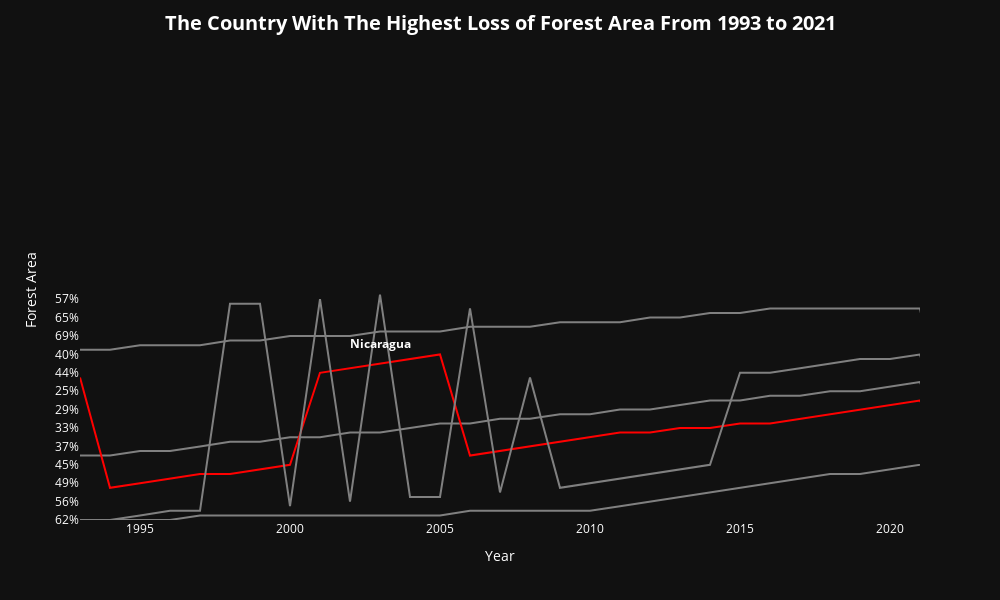

Notebook code for this chart:
### Code cell
# Sort the melted DataFrame by 'Year' and 'Country Name'
table_melted = table_melted.sort_values(by=['Year', 'Country Name'])

# Create the plot
fig = px.line(table_melted, 
              x='Year', 
              y='Forest_Area', 
              color='Country Name',
              labels={'Forest_Area': 'Forest Area'},
              line_shape='linear',
              width=1000, height=600)

# Gray out all lines
fig.update_traces(line=dict(color='gray'))

# Find Country with the highest total loss of Forest Area from 1993 to 2021
highest_loss_country = table_melted.loc[table_melted['Total Forest Area Lost (1993 - 2021)'].idxmin()]['Country Name']

# Add annotations to the country with the highest Forest loss
anno_data = table_melted[table_melted['Country Name'] == highest_loss_country].iloc[10]
fig.add_annotation(x=anno_data['Year'], y=anno_data['Forest_Area'],
                   text=f"<b>{highest_loss_country}<b>",
                   showarrow=False, yshift=20)

last_data_point = table_melted[(table_melted['Country Name'] == highest_loss_country) & (table_melted['Year'] == table_melted['Year'].max())]
fig.add_annotation(x=last_data_point['Year'].values[0], y=last_data_point['Forest_Area'].values[0],
                   text=f"<b>Total % Lost: {last_data_point['Total Forest Area Lost (1993 - 2021)'].values[0]}%<b>",
                   showarrow=False, yshift=25)

# Edit Layout of Graph
fig.update_traces(selector={'name': highest_loss_country}, line=dict(color='red'))  # Make one data point stand out
fig.update_xaxes(showgrid=False, range=[1993, 2021])
fig.update_yaxes(showgrid=False, range=[0, 100])
fig.update_layout(showlegend=False, title_x=0.5, title=dict(text='<b>The Country With The Highest Loss of Forest Area From 1993 to 2021<b>', font=dict(size=20)),
                  paper_bgcolor='rgb(17,17,17)', plot_bgcolor='rgb(17,17,17)', font=dict(color='white'))  # Made the background black

fig.show()

### Figure 1 — Plotly figure (JSON) as saved in the notebook; plotly's stock layout.template omitted (floating-point values rounded to 4 significant figures)
{"data": [{"hovertemplate": "Country Name=Cambodia<br>Year=%{x}<br>Forest Area=%{y}<extra></extra>", "legendgroup": "Cambodia", "line": {"color": "gray", "dash": "solid", "shape": "linear"}, "marker": {"symbol": "circle"}, "mode": "lines", "name": "Cambodia", "orientation": "h", "showlegend": true, "type": "scatter", "x": [1993, 1994, 1995, 1996, 1997, 1998, 1999, 2000, 2001, 2002, 2003, 2004, 2005, 2006, 2007, 2008, 2009, 2010, 2011, 2012, 2013, 2014, 2015, 2016, 2017, 2018, 2019, 2020, 2021, 2022], "xaxis": "x", "y": ["62%", "62%", "62%", "62%", "61%", "61%", "61%", "61%", "61%", "61%", "61%", "61%", "61%", "60%", "60%", "60%", "60%", "60%", "58%", "56%", "54%", "52%", "50%", "49%", "48%", "47%", "47%", "46%", "45%", "%"], "yaxis": "y"}, {"hovertemplate": "Country Name=Gambia, The<br>Year=%{x}<br>Forest Area=%{y}<extra></extra>", "legendgroup": "Gambia, The", "line": {"color": "gray", "dash": "solid", "shape": "linear"}, "marker": {"symbol": "circle"}, "mode": "lines", "name": "Gambia, The", "orientation": "h", "showlegend": true, "type": "scatter", "x": [1993, 1994, 1995, 1996, 1997, 1998, 1999, 2000, 2001, 2002, 2003, 2004, 2005, 2006, 2007, 2008, 2009, 2010, 2011, 2012, 2013, 2014, 2015, 2016, 2017, 2018, 2019, 2020, 2021, 2022], "xaxis": "x", "y": ["39%", "39%", "38%", "38%", "37%", "36%", "36%", "35%", "35%", "34%", "34%", "33%", "32%", "32%", "31%", "31%", "30%", "30%", "29%", "29%", "28%", "27%", "27%", "26%", "26%", "25%", "25%", "24%", "23%", "%"], "yaxis": "y"}, {"hovertemplate": "Country Name=Nicaragua<br>Year=%{x}<br>Forest Area=%{y}<extra></extra>", "legendgroup": "Nicaragua", "line": {"color": "red", "dash": "solid", "shape": "linear"}, "marker": {"symbol": "circle"}, "mode": "lines", "name": "Nicaragua", "orientation": "h", "showlegend": true, "type": "scatter", "x": [1993, 1994, 1995, 1996, 1997, 1998, 1999, 2000, 2001, 2002, 2003, 2004, 2005, 2006, 2007, 2008, 2009, 2010, 2011, 2012, 2013, 2014, 2015, 2016, 2017, 2018, 2019, 2020, 2021, 2022], "xaxis": "x", "y": ["51%", "50%", "49%", "48%", "47%", "47%", "46%", "45%", "44%", "43%", "42%", "41%", "40%", "39%", "38%", "37%", "36%", "35%", "34%", "34%", "33%", "33%", "32%", "32%", "31%", "30%", "29%", "28%", "27%", "%"], "yaxis": "y"}, {"hovertemplate": "Country Name=Northern Mariana Islands<br>Year=%{x}<br>Forest Area=%{y}<extra></extra>", "legendgroup": "Northern Mariana Islands", "line": {"color": "gray", "dash": "solid", "shape": "linear"}, "marker": {"symbol": "circle"}, "mode": "lines", "name": "Northern Mariana Islands", "orientation": "h", "showlegend": true, "type": "scatter", "x": [1993, 1994, 1995, 1996, 1997, 1998, 1999, 2000, 2001, 2002, 2003, 2004, 2005, 2006, 2007, 2008, 2009, 2010, 2011, 2012, 2013, 2014, 2015, 2016, 2017, 2018, 2019, 2020, 2021, 2022], "xaxis": "x", "y": ["72%", "72%", "71%", "71%", "71%", "70%", "70%", "69%", "69%", "69%", "68%", "68%", "68%", "67%", "67%", "67%", "66%", "66%", "66%", "65%", "65%", "64%", "64%", "53%", "53%", "53%", "53%", "53%", "53%", "%"], "yaxis": "y"}, {"hovertemplate": "Country Name=Paraguay<br>Year=%{x}<br>Forest Area=%{y}<extra></extra>", "legendgroup": "Paraguay", "line": {"color": "gray", "dash": "solid", "shape": "linear"}, "marker": {"symbol": "circle"}, "mode": "lines", "name": "Paraguay", "orientation": "h", "showlegend": true, "type": "scatter", "x": [1993, 1994, 1995, 1996, 1997, 1998, 1999, 2000, 2001, 2002, 2003, 2004, 2005, 2006, 2007, 2008, 2009, 2010, 2011, 2012, 2013, 2014, 2015, 2016, 2017, 2018, 2019, 2020, 2021, 2022], "xaxis": "x", "y": ["62%", "62%", "61%", "60%", "60%", "59%", "59%", "58%", "57%", "56%", "55%", "54%", "54%", "53%", "52%", "51%", "50%", "49%", "48%", "47%", "46%", "45%", "44%", "44%", "43%", "42%", "41%", "41%", "40%", "%"], "yaxis": "y"}], "layout": {"annotations": [{"showarrow": false, "text": "<b>Nicaragua<b>", "x": 2003, "y": "42%", "yshift": 20}, {"showarrow": false, "text": "<b>Total % Lost: -24%<b>", "x": 2022, "y": "%", "yshift": 25}], "font": {"color": "white"}, "height": 600, "legend": {"title": {"text": "Country Name"}, "tracegroupgap": 0}, "margin": {"t": 60}, "paper_bgcolor": "rgb(17,17,17)", "plot_bgcolor": "rgb(17,17,17)", "showlegend": false, "title": {"font": {"size": 20}, "text": "<b>The Country With The Highest Loss of Forest Area From 1993 to 2021<b>", "x": 0.5}, "width": 1000, "xaxis": {"anchor": "y", "domain": [0, 1], "range": [1993, 2021], "showgrid": false, "title": {"text": "Year"}}, "yaxis": {"anchor": "x", "domain": [0, 1], "range": [0, 100], "showgrid": false, "title": {"text": "Forest Area"}}}}
